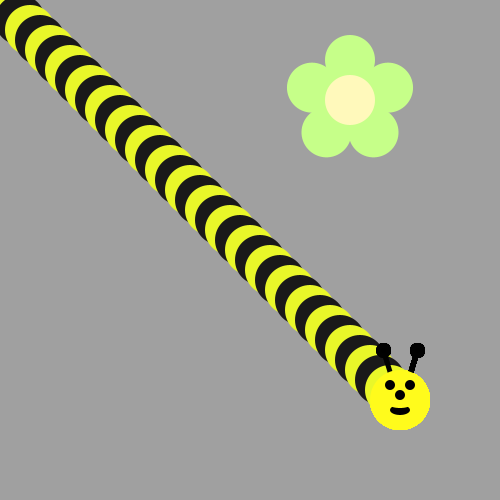
Frame 1 (no input)
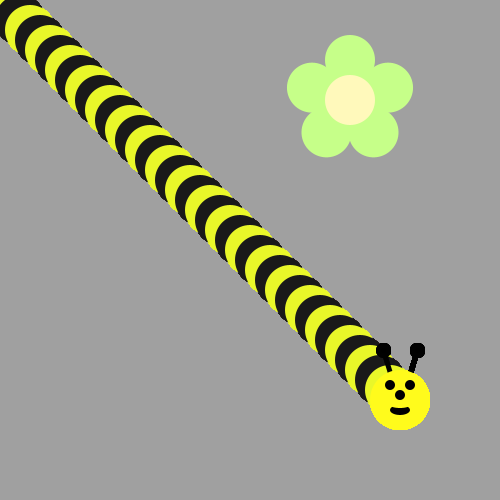
Frame 60 (the mouse pressed at the canvas centre just before this capture)
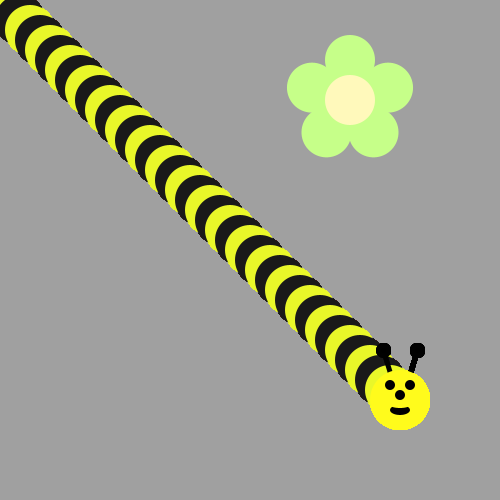
Frame 120 (the mouse held since frame 60 and released just before this capture)

The Processing sketch that drew these frames (run headless with seeded random() and noise(); from frame 60 on, the mouse is pressed at the canvas centre):

// Processing sketch: BumbleBee
// ── BumbleBee.pde
void draw() { for (int x=0;x<400;x+=10) {
/*Use a loop to make a body for the Bee!
Then put his head on using drawBeeFace(x,y)
Use Modulo to make the colors alternate 
*/
if (x%20==0) {
  fill(26,25,25);}
  else {
    fill(233,247,41);}
ellipse (x,x,50,50);
drawBeeFace(400,400);
}}

void drawFlower(int x, int y) {
     noStroke();
     translate(x, y);
     // draw 5 petals, rotating after each one<
     fill(#c6ff89);      // green
      for (int i = 0; i < 5; i++) {
           ellipse(0, -40, 50, 50);
          rotate(radians(72));
     }
     fill(#fff9bb); // light yellow
     ellipse(0, 0, 50, 50);
} 
void drawBeeFace(int BeeFaceX, int BeeFaceY) {
     noStroke();
     fill(0, 0, 0);
     stroke(1);
     strokeWeight(5);
     line(BeeFaceX-10, BeeFaceY-27, BeeFaceX-17, BeeFaceY-50);
     line(BeeFaceX+10, BeeFaceY-27, BeeFaceX+17, BeeFaceY-50);
     ellipse(BeeFaceX-17, BeeFaceY-50, 10, 10);
     ellipse(BeeFaceX+17, BeeFaceY-50, 10, 10);
     noStroke();
     fill(255, 251, 28);
     ellipse(BeeFaceX, BeeFaceY, 60, 60); // face
     fill(255, 237, 209);
     fill(0,0,0);
      ellipse(BeeFaceX-10, BeeFaceY-15, 10, 10); // eyes
     ellipse(BeeFaceX+10, BeeFaceY-15, 10, 10);
      ellipse(BeeFaceX, BeeFaceY-5, 10, 10); // nose
      ellipse(BeeFaceX, BeeFaceY+10, 20, 10);// mouth
     fill(255, 251, 28);
     ellipse(BeeFaceX, BeeFaceY+5, 20, 6);
}

void setup() {
     ellipseMode(CENTER);
     size(500, 500);
     background(160, 160, 160);
      drawFlower(350, 100);
}
